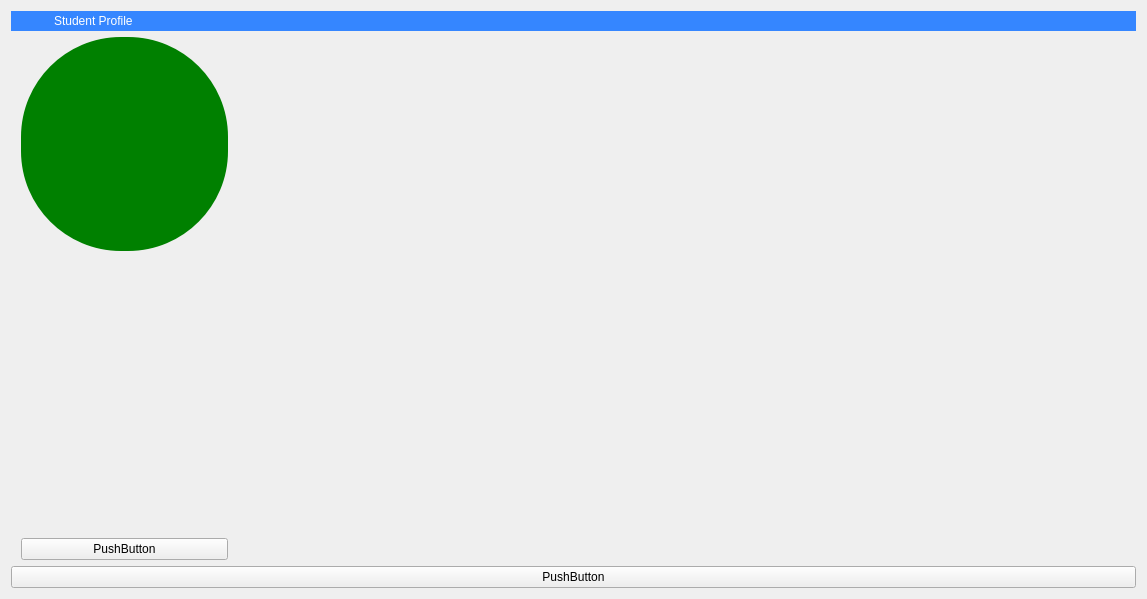
<?xml version="1.0" encoding="UTF-8"?>
<ui version="4.0">
 <class>Form</class>
 <widget class="QWidget" name="Form">
  <property name="geometry">
   <rect>
    <x>0</x>
    <y>0</y>
    <width>1147</width>
    <height>599</height>
   </rect>
  </property>
  <property name="windowTitle">
   <string>Form</string>
  </property>
  <layout class="QVBoxLayout" name="verticalLayout">
   <item>
    <widget class="QLabel" name="label_2">
     <property name="styleSheet">
      <string notr="true">QLabel{
		color:white;
		
		font: 20pt &quot;Sans Serif&quot;;
		background-color:rgb(53, 134, 255);
		border-radius: 20px;
        text-align: center;
		padding:  3px 40px;
}

</string>
     </property>
     <property name="text">
      <string>Student Profile</string>
     </property>
    </widget>
   </item>
   <item>
    <layout class="QHBoxLayout" name="horizontalLayout">
     <item>
      <spacer name="horizontalSpacer">
       <property name="orientation">
        <enum>Qt::Horizontal</enum>
       </property>
       <property name="sizeType">
        <enum>QSizePolicy::Preferred</enum>
       </property>
       <property name="sizeHint" stdset="0">
        <size>
         <width>10</width>
         <height>20</height>
        </size>
       </property>
      </spacer>
     </item>
     <item>
      <layout class="QVBoxLayout" name="verticalLayout_2">
       <item>
        <widget class="QLabel" name="label">
         <property name="styleSheet">
          <string notr="true">QLabel{
	height:100%;
	width:100%;
	border-radius:100%;
	background-color:green;
	color:white;
	padding:100px;
}</string>
         </property>
         <property name="text">
          <string/>
         </property>
        </widget>
       </item>
       <item>
        <spacer name="verticalSpacer">
         <property name="orientation">
          <enum>Qt::Vertical</enum>
         </property>
         <property name="sizeType">
          <enum>QSizePolicy::Expanding</enum>
         </property>
         <property name="sizeHint" stdset="0">
          <size>
           <width>20</width>
           <height>40</height>
          </size>
         </property>
        </spacer>
       </item>
       <item>
        <widget class="QPushButton" name="pushButton_2">
         <property name="text">
          <string>PushButton</string>
         </property>
        </widget>
       </item>
      </layout>
     </item>
     <item>
      <layout class="QVBoxLayout" name="verticalLayout_3">
       <item>
        <spacer name="horizontalSpacer_2">
         <property name="orientation">
          <enum>Qt::Horizontal</enum>
         </property>
         <property name="sizeHint" stdset="0">
          <size>
           <width>40</width>
           <height>20</height>
          </size>
         </property>
        </spacer>
       </item>
      </layout>
     </item>
    </layout>
   </item>
   <item>
    <widget class="QPushButton" name="pushButton">
     <property name="text">
      <string>PushButton</string>
     </property>
    </widget>
   </item>
  </layout>
 </widget>
 <resources/>
 <connections/>
</ui>
